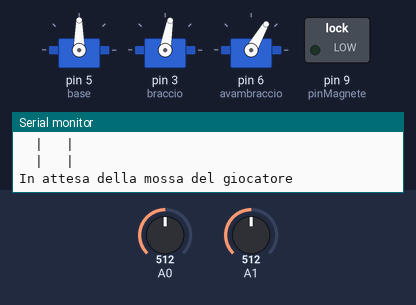
Simulated run of this sketch. Board: Arduino Uno, built with avr-gcc and run on an emulated ATmega328P. Parts: 3 × servo, switched loads named in the sketch (green lamp = pin HIGH), the last lines printed to the serial monitor. The inputs (shaded band) are chosen by the test bench; at power-on: A0 = 512, A1 = 512. Pins used as bus, display or sensor lines are not drawn.

Above: at 2.5 s.
2.6 s: A0 set to 85
5.8 s: A0 set to 77
At 18.77 s:
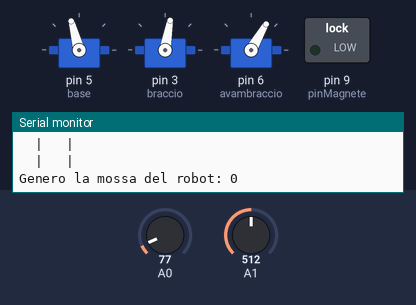
At 19.37 s:
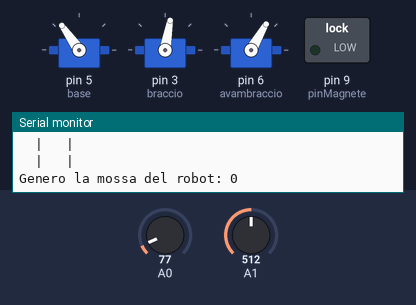
Timing chart, 0 to 20.4 s (numbered marks = the images above; inputs shaded):
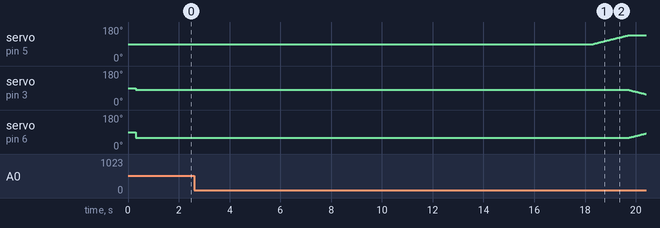

Measured:
- the behaviour switches between 82 and 81 on A0 (found by bisection; images 0 and 1)
- after the input at 5.8 s, servo on pin 5 (base): moves from 90° to 137° over 1.4 s, starting after 12.5 s; servo on pin 3 (braccio): moves from 80° to 57° over 0.66 s, starting after 13.9 s; servo on pin 6 (avambraccio): moves from 60° to 83° over 0.66 s, starting after 13.9 s

The sketch:

PlayTris.ino
```cpp
#include <Servo.h>
Servo base;
Servo braccio;
Servo avambraccio;


//Prototipi
bool isDraw(char tavolo[][3]);
bool isWinner(char tavolo[][3],char value);
int detectMossa(char tavolo[][3]);
int equalsMatrix(char matrix1[][3],char matrix2[][3]);
bool checkSlot0();
bool checkSlot1();
bool checkSlot2();
bool checkSlot3();
bool checkSlot4();
bool checkSlot5();
bool checkSlot6();
bool checkSlot7();
bool checkSlot8();
void updateTavolo(char tavolo1[][3],char tavolo2[][3],char value);
void moveBase(int start, int end, int time);
void moveArm(int startB,int endB, int startAva, int endAva, int time);
void getToken(int posBase, int posBraccio, int posAvambraccio,int token[], int time);
void setToken(int posBase, int posBraccio, int posAvambraccio,int token[], int time);
int generoMossa(char board[][3]);
void printTavolo(char tavolo[][3]);
bool tableIsClean();
int minimax(char board[][3], int depth, bool isMaximizingPlayer);
bool isMovesLeft(char board[][3]);
int evaluate(char b[][3]);


const int sPosBase=90;
const int sPosBraccio=80;
const int sPosAvambraccio=60;
const int pinMagnete=9;


char tavolo[3][3]={
  {' ',' ',' '},
  {' ',' ',' '},
  {' ',' ',' '}
};


const int s0=10;
const int s1=11;
const int s2=12;

void setup() {
  // put your setup code here, to run once:
  Serial.begin(9600);

  pinMode(s0, OUTPUT);
  pinMode(s1, OUTPUT);
  pinMode(s2, OUTPUT);
  delay(100);
  digitalWrite(s0, LOW);
  digitalWrite(s1, LOW);
  digitalWrite(s2, LOW);
  delay(100);

  base.attach(5);
  braccio.attach(3);
  avambraccio.attach(6);
  pinMode(pinMagnete,OUTPUT);

  delay(100);

  base.write(sPosBase);
  braccio.write(sPosBraccio);
  avambraccio.write(sPosAvambraccio);

  randomSeed(42);
  delay(1000);
}


int turno=0;
int mossa=-1;
int progressivoPedina=0;

void loop() {
  // put your main code here, to run repeatedly:
  Serial.println(isWinner(tavolo,'X'));
  Serial.println(isWinner(tavolo,'O'));
  Serial.println(isDraw(tavolo));

  while(!isWinner(tavolo,'X') && !isWinner(tavolo,'O') && !isDraw(tavolo)){
    if(turno==0){
      while(mossa==-1){
        Serial.println("In attesa della mossa del giocatore");
        delay(500);
        mossa=detectMossa(tavolo);
      }

      Serial.print("Pedina posizionata nella posizione: ");
      Serial.println(mossa);

      updateTavolo(tavolo,mossa,'O');
      printTavolo(tavolo);
      turno=1;
      mossa=-1;
      delay(1000);
    }else{
      //MOSSA ROBOT
      Serial.print("Genero la mossa del robot: ");
      mossa=generoMossa(tavolo);
      Serial.println(mossa);

      doMossaRobot(mossa, progressivoPedina);
      progressivoPedina=progressivoPedina+1;
      delay(500);
      updateTavolo(tavolo,mossa,'X');
      printTavolo(tavolo);
      turno=0;
      mossa=-1;
      delay(1000);
    }
  }

  if(isWinner(tavolo,'X')) Serial.println("Robot Winner");
  if(isWinner(tavolo,'O')) Serial.println("Player Winner");
  if(isDraw(tavolo)) Serial.println("Draw");

  delay(5000);
  while(!tableIsClean()){
    Serial.println("Pulisci il tavolo");
    delay(2000);
  }
  turno=0;
  mossa=-1;
  progressivoPedina=0;
  for(int i=0;i<3;i++)
    for(int j=0;j<3;j++)
      tavolo[i][j]=' ';

}


bool isDraw(char tavolo[][3]){

  for (int i=0;i<3;i++)
    for (int j=0;j<3;j++)
      if (tavolo[i][j]==' ') return false;

  return true;
}


bool isWinner(char tavolo[][3],char value){
  //Righe
  if(tavolo[0][0]==value && tavolo[0][1]==value && tavolo[0][2]==value) return true;
  if(tavolo[1][0]==value && tavolo[1][1]==value && tavolo[1][2]==value) return true;
  if(tavolo[2][0]==value && tavolo[2][1]==value && tavolo[2][2]==value) return true;
  //Colonne
  if(tavolo[0][0]==value && tavolo[1][0]==value && tavolo[2][0]==value) return true;
  if(tavolo[0][1]==value && tavolo[1][1]==value && tavolo[2][1]==value) return true;
  if(tavolo[0][2]==value && tavolo[1][2]==value && tavolo[2][2]==value) return true;
  //Diagonale
  if(tavolo[0][0]==value && tavolo[1][1]==value && tavolo[2][2]==value) return true;
  if(tavolo[0][2]==value && tavolo[1][1]==value && tavolo[2][0]==value) return true;

  return false;
}

int detectMossa(char tavolo[][3]){

  char matrix[3][3]={
    {' ',' ',' '},
    {' ',' ',' '},
    {' ',' ',' '}
  };

  if(checkSlot0()) matrix[0][0]='-';
  if(checkSlot1()) matrix[0][1]='-';
  if(checkSlot2()) matrix[0][2]='-';
  if(checkSlot3()) matrix[1][0]='-';
  if(checkSlot4()) matrix[1][1]='-';
  if(checkSlot5()) matrix[1][2]='-';
  if(checkSlot6()) matrix[2][0]='-';
  if(checkSlot7()) matrix[2][1]='-';
  if(checkSlot8()) matrix[2][2]='-';


  int isEquals=equalsMatrix(matrix,tavolo);

  return isEquals;
}


int equalsMatrix(char matrix1[][3],char matrix2[][3]){
  printTavolo(matrix1);
  printTavolo(matrix2);
  int pos=0;
  for(int i=0;i<3;i++)
    for(int j=0;j<3;j++)
      if(matrix1[i][j]=='-' && matrix2[i][j]==' ') {return pos;} else {pos=pos+1;}

  return -1;
}

bool checkSlot0(){
  digitalWrite(s0,LOW);
  digitalWrite(s1,HIGH);
  digitalWrite(s2,HIGH);
  int value=analogRead(A0);
  value=map(value,0,1024,0,200);
  if(value>15) return false; else return true;
}

bool checkSlot1(){
  digitalWrite(s0,HIGH);
  digitalWrite(s1,LOW);
  digitalWrite(s2,HIGH);
  int value=analogRead(A0);
  value=map(value,0,1024,0,200);
  if(value>15) return false; else return true;

}
bool checkSlot2(){
  digitalWrite(s0,LOW);
  digitalWrite(s1,HIGH);
  digitalWrite(s2,LOW);
  int value=analogRead(A0);
  value=map(value,0,1024,0,200);
  if(value>15) return false; else return true;
}
bool checkSlot3(){
  int value=analogRead(A1);
  value=map(value,0,1024,0,200);
  if(value>15) return false; else return true;
}
bool checkSlot4(){
  digitalWrite(s0,LOW);
  digitalWrite(s1,LOW);
  digitalWrite(s2,HIGH);
  int value=analogRead(A0);
  value=map(value,0,1024,0,200);
  if(value>15) return false; else return true;
}
bool checkSlot5(){
  digitalWrite(s0,HIGH);
  digitalWrite(s1,LOW);
  digitalWrite(s2,LOW);
  int value=analogRead(A0);
  value=map(value,0,1024,0,200);
  if(value>15) return false; else return true;
}

bool checkSlot6(){
  digitalWrite(s0,HIGH);
  digitalWrite(s1,HIGH);
  digitalWrite(s2,HIGH);
  int value=analogRead(A0);
  value=map(value,0,1024,0,200);
  if(value>15) return false; else return true;
}
bool checkSlot7(){
  digitalWrite(s0,HIGH);
  digitalWrite(s1,HIGH);
  digitalWrite(s2,LOW);
  int value=analogRead(A0);
  value=map(value,0,1024,0,200);
  if(value>15) return false; else return true;
}
bool checkSlot8(){
  digitalWrite(s0,LOW);
  digitalWrite(s1,LOW);
  digitalWrite(s2,LOW);
  int value=analogRead(A0);
  value=map(value,0,1024,0,200);
  if(value>15) return false; else return true;
}

void updateTavolo(char tavolo[][3],int mossa,char value){
  switch(mossa){
        case 0:
          tavolo[0][0]=value;
          break;
        case 1:
          tavolo[0][1]=value;
          break;
        case 2:
          tavolo[0][2]=value;
          break;
        case 3:
          tavolo[1][0]=value;
          break;
        case 4:
          tavolo[1][1]=value;
          break;
        case 5:
          tavolo[1][2]=value;
          break;
        case 6:
          tavolo[2][0]=value;
          break;
        case 7:
          tavolo[2][1]=value;
          break;
        case 8:
          tavolo[2][2]=value;
          break;
      }

}

void setToken(int posBase, int posBraccio, int posAvambraccio,int token[], int time){
  int area=token[3];
  moveBase(posBase,token[0],time);
  if(area==0){
    moveArm(posBraccio,40,posAvambraccio,token[2],time);
    moveArm(40,token[1],token[2],token[2],time);
  }
  if(area==1){
    moveArm(posBraccio,30,posAvambraccio,token[2],time);
    moveArm(30,token[1],token[2],token[2],time);
  }
  if(area==2){
    moveArm(posBraccio,20,posAvambraccio,token[2],time);
    moveArm(20,token[1],token[2],token[2],time);
  }

  delay(100);
  digitalWrite(pinMagnete,LOW);
  delay(100);
  moveArm(token[1],posBraccio,token[2],posAvambraccio,time);
  moveBase(token[0],posBase,time);

}

void getToken(int posBase, int posBraccio, int posAvambraccio,int token[], int time){

  moveBase(posBase,token[0],time);
  moveArm(posBraccio,token[1],posAvambraccio,token[2],time);
  delay(100);
  digitalWrite(pinMagnete,HIGH);
  delay(100);
  moveArm(token[1],posBraccio,token[2],posAvambraccio,time);
  moveBase(token[0],posBase,time);

}


void moveArm(int startB,int endB, int startAva, int endAva, int time){

    if(startB!=endB || startAva!=endAva){
      for(int i=startB, j=startAva; i!=endB || j!=endAva;){
        if(i!=endB){
          if(i<endB)
            i=i+1;
          else
            i=i-1;
        }

        if(j!=endAva){
          if(j<endAva)
            j=j+1;
          else
            j=j-1;
        }

        braccio.write(i);
        avambraccio.write(j);
        delay(time);
      }
    }
}

void moveBase(int start, int end, int time){

  if(start!=end){
    for(int i=start;i!=end;){
        if(i<end)
          i=i+1;
        else
          i=i-1;
        base.write(i);
        delay(time);
    }
  }

}

void doMossaRobot(int posizione, int progressivoPedina){


  int posPedineX[5][3]={
  {137,30,133},
  {137,27,135},
  {137,24,138},
  {137,21,142},
  {137,17,145}
  };

  int trisSlot[9][4]{
    {99,5,120,2},
    {81,7,125,2},
    {60,5,120,2},
    {105,12,140,1},
    {81,15,145,1},
    {53,16,140,1},
    {116,18,165,0},
    {80,15,175,0},
    {42,18,165,0}
  };

  int time=30;

  getToken(sPosBase,sPosBraccio,sPosAvambraccio,posPedineX[progressivoPedina],time);
  delay(100);
  setToken(sPosBase,sPosBraccio,sPosAvambraccio,trisSlot[posizione],time);

  return;
}

int generoMossa(char board[][3]){

  int bestMoveVal =-1000;
  int bestMove[2]={-1,-1};

  for(int row=0;row<3;row++){
    for(int col=0;col<3;col++){
      if(board[row][col]==' '){
        board[row][col]='X';
        int moveVal = minimax(board, 0, false);
        board[row][col]=' ';
        if(moveVal>bestMoveVal){
          bestMoveVal=moveVal;
          bestMove[0]=row;
          bestMove[1]=col;
        }
      }

    }
  }

  int converter[][3]={ {0,0,0},
                      {0,1,1},
                      {0,2,2},
                      {1,0,3},
                      {1,1,4},
                      {1,2,5},
                      {2,0,6},
                      {2,1,7},
                      {2,2,8}
  };

  for(int i=0;i<9;i++){
      if(bestMove[0]==converter[i][0] && bestMove[1]==converter[i][1]) return converter[i][2];
  }

  return -1;
}


int minimax(char board[][3], int depth, bool isMaximizingPlayer){

  int score = evaluate(board);
  if(score==10 || score==-10) return score; //Con 10 il player vince con -10 il player perde
  if(!isMovesLeft(board)) return 0; //Pareggio

  if (isMaximizingPlayer){
    int best=-1000;
    for(int i=0;i<3;i++){
      for(int j=0;j<3;j++){
        if(board[i][j]==' '){
          board[i][j]='X';
          score=minimax(board,depth+1,!isMaximizingPlayer);
          if(score>best)
            best=score;
          board[i][j]=' ';
        }
      }
    }
    return best;
  }else{
    int best=1000;
    for(int i=0;i<3;i++){
      for(int j=0;j<3;j++){
        if(board[i][j]==' '){
          board[i][j]='O';
          score=minimax(board,depth+1,!isMaximizingPlayer);
          if(score<best)
            best=score;
          board[i][j]=' ';
        }
      }
    }
    return  best;
  }
}


int evaluate(char b[][3]){

  // Verifico se ci sono righe con X o O vincitrici
  for (int row = 0; row < 3; row++)
  {
    if (b[row][0] == b[row][1] && b[row][1] == b[row][2])
    {
      if (b[row][0] == 'X')
        return +10;
      else if (b[row][0] == 'O')
        return -10;
    }
  }

    // Verifico se ci sono colonne con X o O vincenti
  for (int col = 0; col < 3; col++)
  {
    if (b[0][col] == b[1][col] && b[1][col] == b[2][col])
    {
      if (b[0][col] == 'X')
        return +10;
      else if (b[0][col] == 'O')
        return -10;
    }
  }

  // Verifico se ci sono diagonali vincenti con X o O
  if (b[0][0] == b[1][1] && b[1][1] == b[2][2])
  {
    if (b[0][0] == 'X')
      return +10;
    else if (b[0][0] == 'O')
      return -10;
  }

  if (b[0][2] == b[1][1] && b[1][1] == b[2][0])
  {
    if (b[0][2] == 'X')
      return +10;
    else if (b[0][2] == 'O')
      return -10;
  }

  // Pareggio
  return 0;

}

bool isMovesLeft(char board[][3])
{
  for (int i = 0; i < 3; i++)
    for (int j = 0; j < 3; j++)
      if (board[i][j] == ' ')
        return true;
  return false;
}

void printTavolo(char tavolo[][3]){

  Serial.println("Tavolo :");
  for(int i=0;i<3;i++){
      Serial.print(tavolo[i][0]);
      Serial.print(" | ");
      Serial.print(tavolo[i][1]);
      Serial.print(" | ");
      Serial.println(tavolo[i][2]);
  }

}

bool tableIsClean(){
  if(checkSlot0()) return false;
  if(checkSlot1()) return false;
  if(checkSlot2()) return false;
  if(checkSlot3()) return false;
  if(checkSlot4()) return false;
  if(checkSlot5()) return false;
  if(checkSlot6()) return false;
  if(checkSlot7()) return false;
  if(checkSlot8()) return false;
  return true;
}
```
